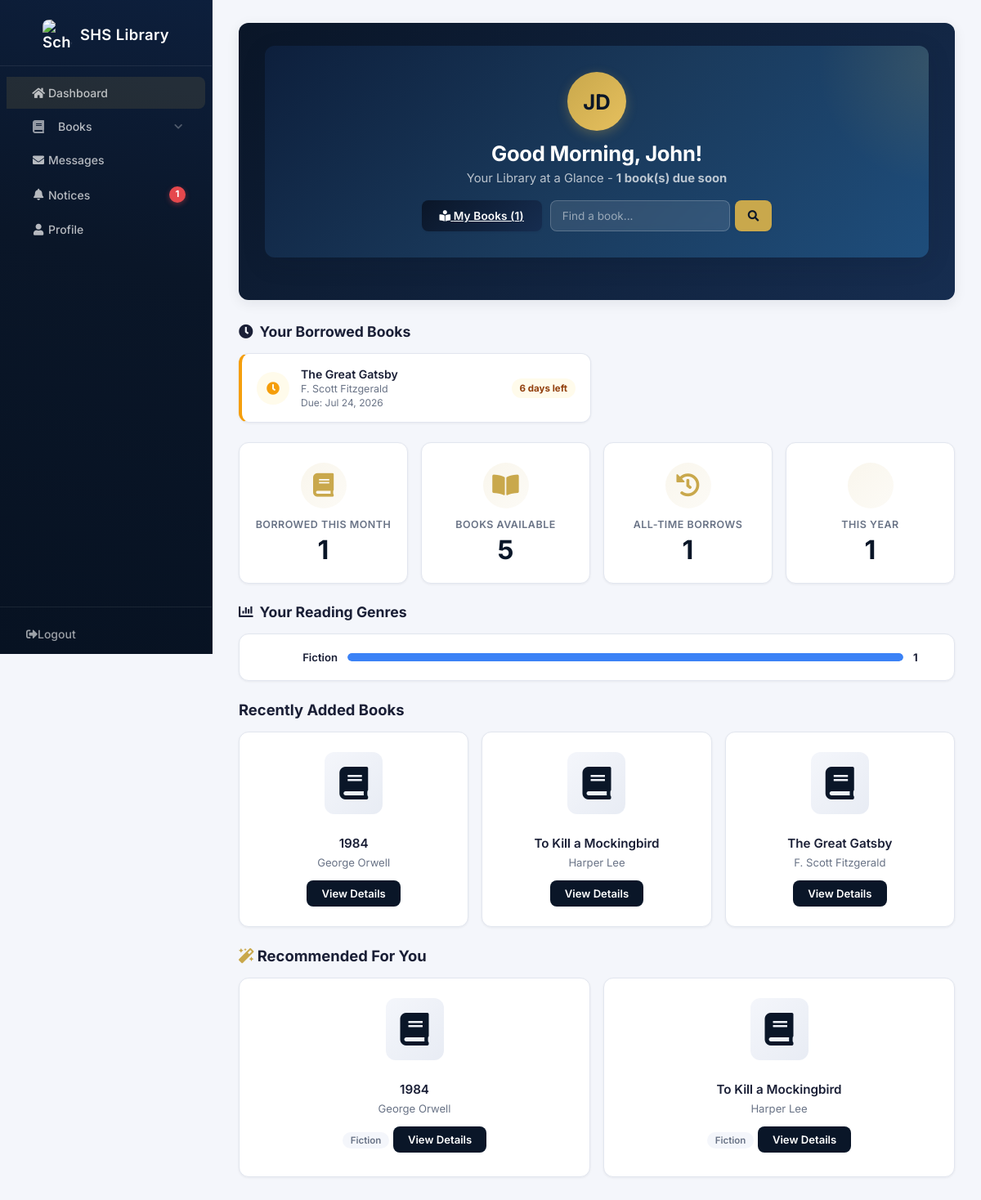
/pages/dashboard.php?tab=dashboard (signed in), run on the app's committed database.
### tables this page shows
CREATE TABLE users (
    id INT AUTO_INCREMENT PRIMARY KEY,
    first_name VARCHAR(50) NOT NULL,
    last_name VARCHAR(50) NOT NULL,
    email VARCHAR(100) UNIQUE NOT NULL,
    password VARCHAR(255) NOT NULL,
    role ENUM('student', 'librarian') DEFAULT 'student',
    student_id VARCHAR(20) UNIQUE,
    rfid_number VARCHAR(100) UNIQUE,
    course VARCHAR(100),
    year_level TINYINT UNSIGNED,
    created_at TIMESTAMP DEFAULT CURRENT_TIMESTAMP
);

CREATE TABLE transactions (
    id INT AUTO_INCREMENT PRIMARY KEY,
    book_id INT NOT NULL,
    user_id INT NOT NULL,
    action ENUM('BORROW', 'RETURN') NOT NULL,
    borrowed_date DATETIME,
    due_date DATE NOT NULL,
    returned_date DATETIME NULL,
    FOREIGN KEY (book_id) REFERENCES books(id),
    FOREIGN KEY (user_id) REFERENCES users(id)
);

CREATE TABLE books (
    id INT AUTO_INCREMENT PRIMARY KEY,
    title VARCHAR(255) NOT NULL,
    author VARCHAR(255) NOT NULL,
    genre VARCHAR(50),
    book_number VARCHAR(50) UNIQUE NOT NULL,
    barcode VARCHAR(255) UNIQUE,
    available INT DEFAULT 1,
    total_quantity INT DEFAULT 1,
    created_at TIMESTAMP DEFAULT CURRENT_TIMESTAMP
);

### pages/dashboard.php (the view, shortened to what this page needs)
<?php
include '../includes/db.php';
$user_id = $_SESSION['user_id'];
$user_role = $_SESSION['role'] ?? 'student';
try {
    $stmt = $pdo->prepare("SELECT first_name, last_name FROM users WHERE id = :id");
    $stmt->bindParam(':id', $user_id, PDO::PARAM_INT);
    $stmt->execute();
    $user = $stmt->fetch(PDO::FETCH_ASSOC);
} catch (PDOException $e) {
    $error_message = "Database error: Unable to fetch user details.";
    error_log("User fetch error: " . $e->getMessage());
}
$borrowed_count = 0;
$due_soon_count = 0;
$recent_books = [];
$books_borrowed_month = 0;
$total_books_available = 0;
$due_books = [];
$total_borrowed_alltime = 0;
$total_borrowed_year = 0;
$genre_stats = [];
$recommended_books = [];
if ($user_role === 'student') {
    try {
        $stmt = $pdo->prepare("SELECT COUNT(*) FROM transactions WHERE user_id = ? AND action = 'BORROW' AND returned_date IS NULL");
        $stmt->execute([$user_id]);
        $borrowed_count = $stmt->fetchColumn();
        $stmt = $pdo->prepare("SELECT COUNT(*) FROM transactions WHERE user_id = ? AND action = 'BORROW' AND returned_date IS NULL AND due_date BETWEEN NOW() AND DATE_ADD(NOW(), INTERVAL 7 DAY)");
        $stmt->execute([$user_id]);
        $due_soon_count = $stmt->fetchColumn();
        $stmt = $pdo->prepare("SELECT t.id, t.due_date, b.title, b.author, b.genre, DATEDIFF(t.due_date, NOW()) AS days_left FROM transactions t JOIN books b ON t.book_id = b.id WHERE t.user_id = ? AND t.action = 'BORROW' AND t.returned_date IS NULL ORDER BY t.due_date ASC");
        $stmt->execute([$user_id]);
        $due_books = $stmt->fetchAll(PDO::FETCH_ASSOC);
        $stmt = $pdo->prepare("SELECT id, title, author FROM books ORDER BY id DESC LIMIT 6");
        $stmt->execute();
        $recent_books = $stmt->fetchAll(PDO::FETCH_ASSOC);
        $stmt = $pdo->prepare("SELECT COUNT(*) FROM transactions WHERE user_id = ? AND action = 'BORROW' AND YEAR(borrowed_date) = YEAR(NOW()) AND MONTH(borrowed_date) = MONTH(NOW())");
        $stmt->execute([$user_id]);
        $books_borrowed_month = $stmt->fetchColumn();
        $stmt = $pdo->query("SELECT SUM(available) FROM books");
        $total_books_available = $stmt->fetchColumn() ?: 0;
        $stmt = $pdo->prepare("SELECT COUNT(*) FROM transactions WHERE user_id = ? AND action = 'BORROW'");
        $stmt->execute([$user_id]);
        $total_borrowed_alltime = $stmt->fetchColumn();
        $stmt = $pdo->prepare("SELECT COUNT(*) FROM transactions WHERE user_id = ? AND action = 'BORROW' AND YEAR(borrowed_date) = YEAR(NOW())");
        $stmt->execute([$user_id]);
        $total_borrowed_year = $stmt->fetchColumn();
        $stmt = $pdo->prepare("SELECT b.genre, COUNT(*) AS cnt FROM transactions t JOIN books b ON t.book_id = b.id WHERE t.user_id = ? AND t.action = 'BORROW' GROUP BY b.genre ORDER BY cnt DESC");
        $stmt->execute([$user_id]);
        $genre_stats = $stmt->fetchAll(PDO::FETCH_ASSOC);
        if (!empty($genre_stats)) {
            $top_genres = array_slice($genre_stats, 0, 2);
            $genre_names = array_column($top_genres, 'genre');
            $placeholders = implode(',', array_fill(0, count($genre_names), '?'));
            $stmt = $pdo->prepare("SELECT b.id, b.title, b.author, b.genre FROM books b WHERE b.genre IN ($placeholders) AND b.id NOT IN (SELECT book_id FROM transactions WHERE user_id = ? AND action = 'BORROW') AND b.available > 0 ORDER BY RAND() LIMIT 6");
            $params = array_merge($genre_names, [$user_id]);
            $stmt->execute($params);
            $recommended_books = $stmt->fetchAll(PDO::FETCH_ASSOC);
        }
    } catch (PDOException $e) {
        $error_message = "Database error: Unable to fetch student data.";
        error_log("Student data fetch error: " . $e->getMessage());
    }
}
$hour = (int) date('H');
$greeting = $hour < 12 ? "Good Morning" : ($hour < 18 ? "Good Afternoon" : "Good Evening");
?>
<!DOCTYPE html>
<html lang="en">
<head>
    <link rel="stylesheet" href="../css/styles.css?v=20260715-rfid-actions">
    <link href="https://cdnjs.cloudflare.com/ajax/libs/font-awesome/5.15.4/css/all.min.css" rel="stylesheet">
</head>
<body>
    <div class="container">
        <?php include '../includes/sidebar.php'; ?>
        <div class="main-content">
            <?php if ($active_tab === 'dashboard'): ?>
                <?php if ($user_role === 'student'): ?>
                    <header>
                        <div class="welcome-widget">
                            <div class="avatar-initials">
                                <?php
                                $initials = strtoupper(substr($user['first_name'] ?? 'U', 0, 1) . substr($user['last_name'] ?? '', 0, 1));
                                echo htmlspecialchars($initials);
                                ?>
                            </div>
                            <h1><?php echo htmlspecialchars($greeting . ', ' . ($user['first_name'] ?? 'User') . '!'); ?></h1>
                            <p>Your Library at a Glance<?php echo $due_soon_count ? " - <strong>$due_soon_count book(s) due soon</strong>" : ''; ?></p>
                            <div class="quick-actions">
                                <a href="borrowed_books.php" class="action-btn"><i class="fas fa-book-reader"></i> My Books (<?php echo $borrowed_count; ?>)</a>
                                <form action="available_books.php" method="GET" class="mini-search">
                                    <input type="text" name="search" placeholder="Find a book..." required>
                                    <button type="submit"><i class="fas fa-search"></i></button>
                                </form>
                            </div>
                        </div>
                    </header>
                    <?php if (!empty($due_books)): ?>
                    <section class="countdown-section">
                        <h2><i class="fas fa-clock"></i> Your Borrowed Books</h2>
                        <div class="countdown-grid">
                            <?php foreach ($due_books as $db): ?>
                                <?php
                                $days = (int) $db['days_left'];
                                if ($days < 0) {
                                    $status_class = 'overdue';
                                    $status_text = abs($days) . ' day' . (abs($days) !== 1 ? 's' : '') . ' overdue';
                                    $status_icon = 'fa-exclamation-triangle';
                                } elseif ($days <= 3) {
                                    $status_class = 'urgent';
                                    $status_text = $days . ' day' . ($days !== 1 ? 's' : '') . ' left';
                                    $status_icon = 'fa-exclamation-circle';
                                } elseif ($days <= 7) {
                                    $status_class = 'warning';
                                    $status_text = $days . ' days left';
                                    $status_icon = 'fa-clock';
                                } else {
                                    $status_class = 'safe';
                                    $status_text = $days . ' days left';
                                    $status_icon = 'fa-check-circle';
                                }
                                ?>
                                <div class="countdown-card <?php echo $status_class; ?>">
                                    <div class="countdown-icon"><i class="fas <?php echo $status_icon; ?>"></i></div>
                                    <div class="countdown-info">
                                        <h3><?php echo htmlspecialchars($db['title']); ?></h3>
                                        <p class="countdown-author"><?php echo htmlspecialchars($db['author']); ?></p>
                                        <p class="countdown-due">Due: <?php echo date('M d, Y', strtotime($db['due_date'])); ?></p>
                                    </div>
                                    <div class="countdown-badge <?php echo $status_class; ?>">
                                        <?php echo $status_text; ?>
                                    </div>
                                </div>
                            <?php endforeach; ?>
                        </div>
                    </section>
                    <?php endif; ?>
                    <section class="quick-stats">
                        <div class="stat-card">
                            <i class="fas fa-book"></i>
                            <h3>Borrowed This Month</h3>
                            <p><?php echo $books_borrowed_month; ?></p>
                        </div>
                        <div class="stat-card">
                            <i class="fas fa-book-open"></i>
                            <h3>Books Available</h3>
                            <p><?php echo $total_books_available; ?></p>
                        </div>
                        <div class="stat-card">
                            <i class="fas fa-history"></i>
                            <h3>All-Time Borrows</h3>
                            <p><?php echo $total_borrowed_alltime; ?></p>
                        </div>
                        <div class="stat-card">
                            <i class="fas fa-calendar-year"></i>
                            <h3>This Year</h3>
                            <p><?php echo $total_borrowed_year; ?></p>
                        </div>
                    </section>
                    <?php if (!empty($genre_stats)): ?>
                    <section class="genre-stats-section">
                        <h2><i class="fas fa-chart-bar"></i> Your Reading Genres</h2>
                        <div class="genre-bars">
                            <?php
                            $max_genre = $genre_stats[0]['cnt'] ?? 1;
                            foreach ($genre_stats as $gs):
                                $pct = round(($gs['cnt'] / $max_genre) * 100);
                                $genre_colors = ['FICTION' => '#3b82f6', 'NON-FICTION' => '#30a46c', 'SCIENCE' => '#8b5cf6', 'HISTORY' => '#f59e0b', 'BIOGRAPHY' => '#ec4899', 'NARRATIVE' => '#06b6d4'];
                                $color = $genre_colors[strtoupper($gs['genre'])] ?? '#697386';
                            ?>
                                <div class="genre-bar-row">
                                    <span class="genre-label"><?php echo htmlspecialchars($gs['genre']); ?></span>
                                    <div class="genre-bar-track">
                                        <div class="genre-bar-fill" style="width: <?php echo $pct; ?>%; background: <?php echo $color; ?>;"></div>
                                    </div>
                                    <span class="genre-count"><?php echo $gs['cnt']; ?></span>
                                </div>
                            <?php endforeach; ?>
                        </div>
                    </section>
                    <?php endif; ?>
                    <section class="recent-books">
                        <h2>Recently Added Books</h2>
                        <div class="books-grid">
                            <?php if (empty($recent_books)): ?>
                                <p>No recent books available.</p>
                            <?php else: ?>
                                <?php foreach ($recent_books as $book): ?>
                                    <div class="book-card">
                                        <i class="fas fa-book book-icon"></i>
                                        <h3><?php echo htmlspecialchars($book['title']); ?></h3>
                                        <p><?php echo htmlspecialchars($book['author']); ?></p>
                                        <a href="available_books.php" class="view-btn">View Details</a>
                                    </div>
                                <?php endforeach; ?>
                            <?php endif; ?>
                        </div>
                    </section>
                    <?php if (!empty($recommended_books)): ?>
                    <section class="recent-books">
                        <h2><i class="fas fa-magic" style="color: var(--accent);"></i> Recommended For You</h2>
                        <div class="books-grid">
                            <?php foreach ($recommended_books as $book): ?>
                                <div class="book-card">
                                    <i class="fas fa-book book-icon"></i>
                                    <h3><?php echo htmlspecialchars($book['title']); ?></h3>
                                    <p><?php echo htmlspecialchars($book['author']); ?></p>
                                    <span class="genre-badge"><?php echo htmlspecialchars($book['genre']); ?></span>
                                    <a href="available_books.php" class="view-btn">View Details</a>
                                </div>
                            <?php endforeach; ?>
                        </div>
                    </section>
                    <?php endif; ?>
                <?php endif; ?>
            <?php endif; ?>
        </div>
    </div>
</body>
</html>

### data on the page
users: initials "JD", first_name "Good Morning, John!"
transactions: book.title "The Great Gatsby", book.author "F. Scott Fitzgerald", due_date "Jul 24, 2026", status_text "6 days left"
books: title "1984", author "George Orwell", genre "Fiction"
books: title "To Kill a Mockingbird", author "Harper Lee", genre "Fiction"
books: title "The Great Gatsby", author "F. Scott Fitzgerald"

### other printed values
$unread_count "1"
$due_soon_count "1"
$borrowed_count "1"
$books_borrowed_month "1"
$total_books_available "5"
$total_borrowed_alltime "1"
$total_borrowed_year "1"
$gs['genre'] "Fiction"
$gs['cnt'] "1"
